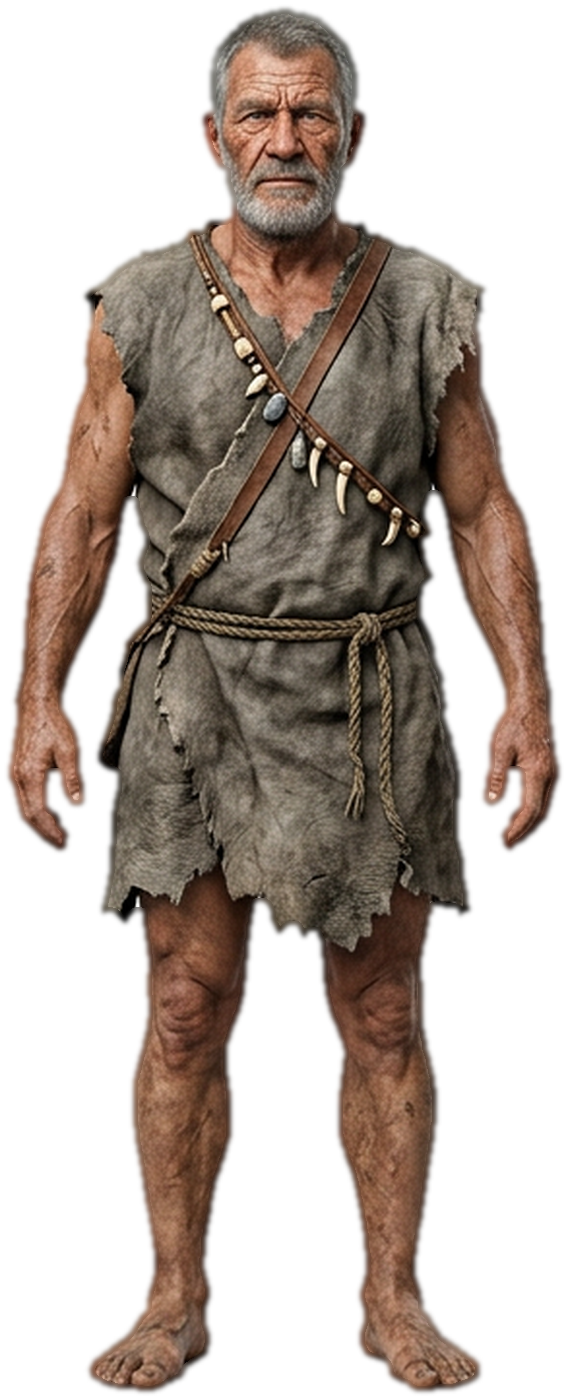
#> input picture video/ancient_survival_3d/photo/card_elder_stand.png, 568 x 1400 px, given in place of people_atlas.png, which was not available
$ python decontaminate.py
#> lines starting #> are read from the running program, lines starting #| are printed output that depends on the picture; after the words box and inside, x2 and y2 are one past the last pixel; in counts of white or black regions, pixels touching at a corner belong together; pictures that were not available may be replaced by others from this repository, and a replacement may not be noted
#!/usr/bin/env python3
"""Remove the studio backdrop from the cards' semi-transparent edge pixels.

A matte leaves a ring of half-transparent pixels that still carry the old
background colour. The rasteriser blends those pixels as-is, so every card used
to wear a pale halo along its silhouette. This bleeds the *interior* colour
outwards through the half-transparent ring (the standard decontamination step of
alpha compositing) and leaves fully opaque pixels untouched.

    python3 tools/decontaminate.py
"""

from __future__ import annotations

import json
from pathlib import Path

import numpy as np
from PIL import Image

HERE = Path(__file__).resolve().parent.parent
PHOTOS = HERE / "photo"


def _blur(x: np.ndarray) -> np.ndarray:
    """3x3 box blur, edge-clamped."""
    p = np.pad(x, ((1, 1), (1, 1)) + ((0, 0),) * (x.ndim - 2), mode="edge")
    out = np.zeros_like(x)
    for dy in range(3):
        for dx in range(3):
            out += p[dy:dy + x.shape[0], dx:dx + x.shape[1]]
    return out / 9.0


def clean(rgba: np.ndarray, rounds: int = 14) -> np.ndarray:
    rgb = rgba[..., :3].astype(np.float32) / 255.0
    a = rgba[..., 3].astype(np.float32) / 255.0
    solid = a > 0.97
    pre = rgb * a[..., None]
    aw = a.copy()
    for _ in range(rounds):
        pre = _blur(pre)
        aw = _blur(aw)
    fill = pre / np.maximum(aw[..., None], 1e-4)
    out = rgb.copy()
    edge = (~solid) & (a > 0.002)
    out[edge] = fill[edge]
    out[~edge] = np.clip(out[~edge], 0.0, 1.0)
    res = rgba.copy()
    res[..., :3] = np.round(np.clip(out, 0.0, 1.0) * 255.0).astype(np.uint8)
    return res


def main() -> None:
    cards = json.loads((PHOTOS / "people.json").read_text())["cards"]
#> (reads video/ancient_survival_3d/photo/people.json from the repository)
    atlas = np.array(Image.open(PHOTOS / "people_atlas.png").convert("RGBA"))
#> atlas is the input picture: shape (1400, 568, 4); mean R, G, B, A 56.8, 44.9, 36.8, 123
    for name, c in cards.items():
        x, y, w, h = c["rect"]
        patch = atlas[y:y + h, x:x + w]
        atlas[y:y + h, x:x + w] = clean(patch)
#> this loop made 2 passes
#> pass 1, in main, `patch = atlas[y:y + h, x:x + w]`:
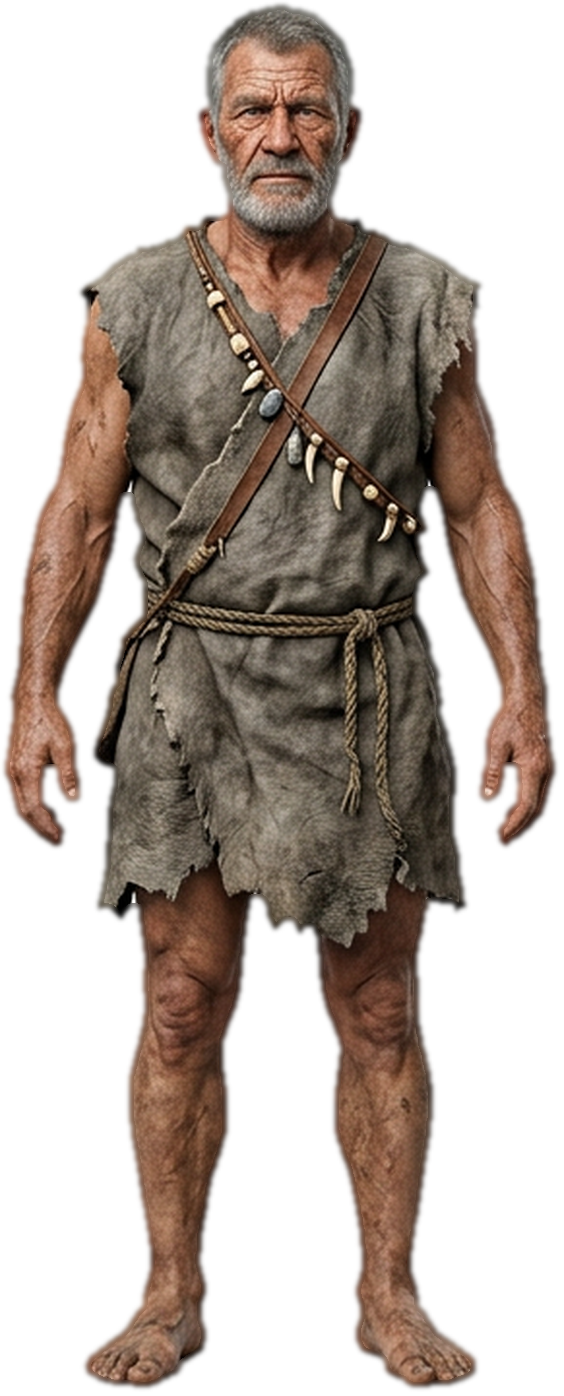
#> patch: shape (1396, 564, 4); mean R, G, B, A 57.4, 45.3, 37.2, 124.2; transparent parts drawn white
#> pass 1, in clean, `rgb = rgba[..., :3].astype(np.float32) / 255.0`:
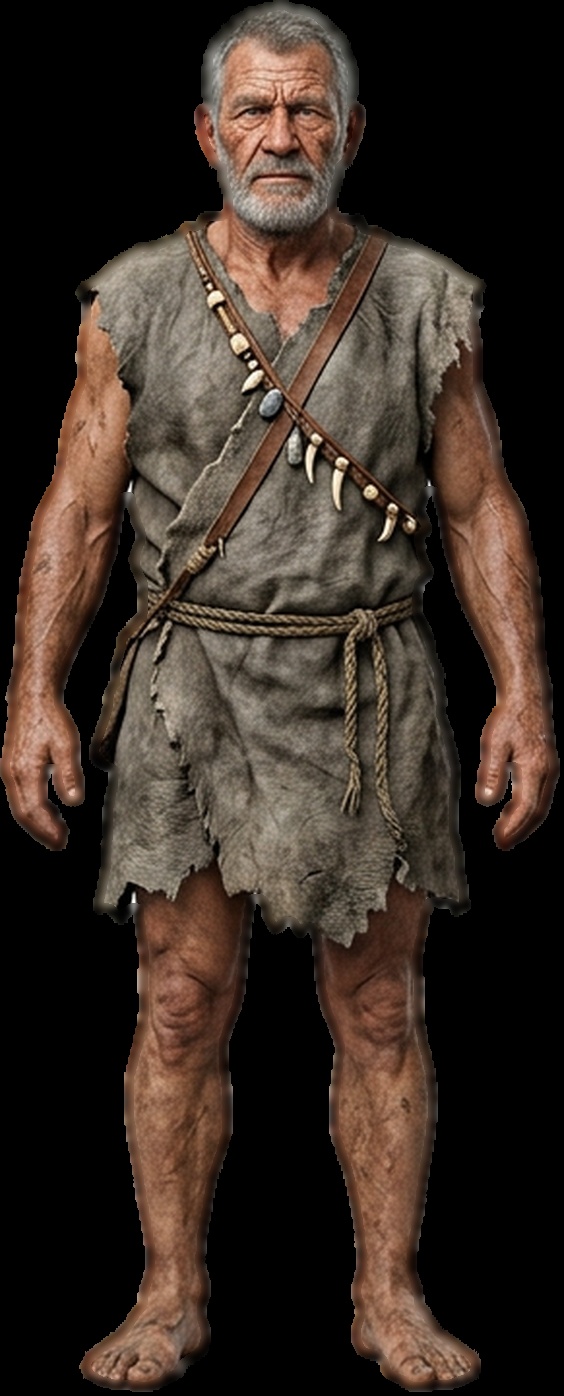
#> rgb: shape (1396, 564, 3) float32; mean R, G, B 0.225, 0.178, 0.146
#> pass 1, in clean, `a = rgba[..., 3].astype(np.float32) / 255.0`:
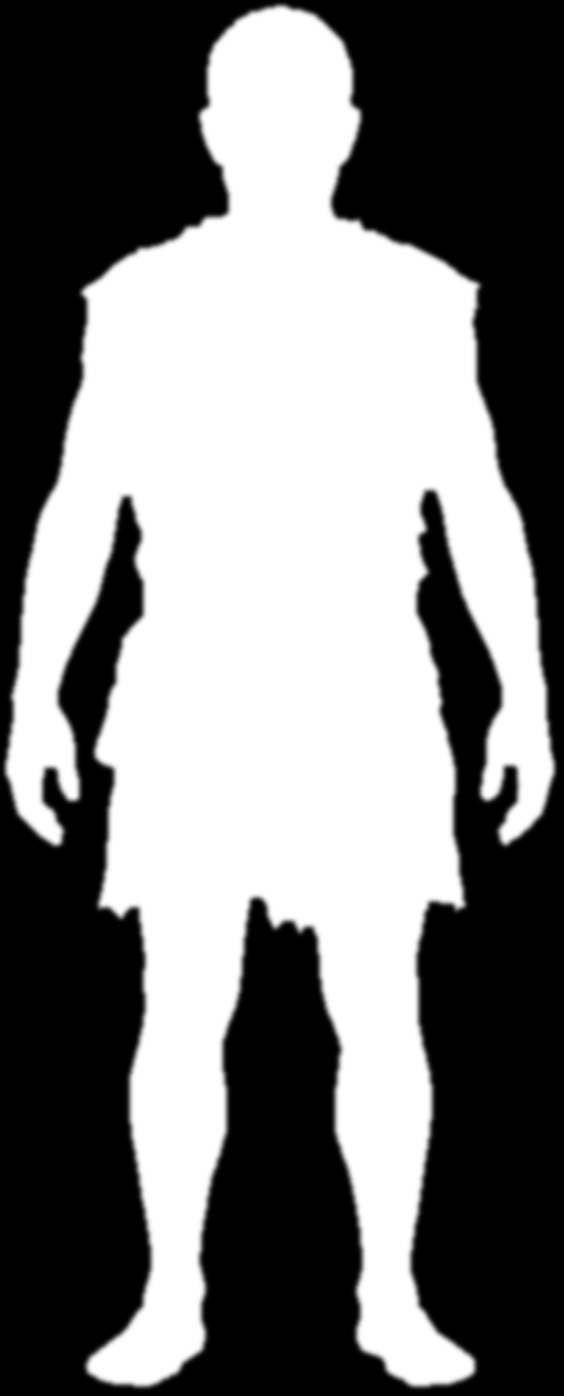
#> a: shape (1396, 564) float32; min 0, max 1, mean 0.487
#> pass 1, in clean, `solid = a > 0.97`:
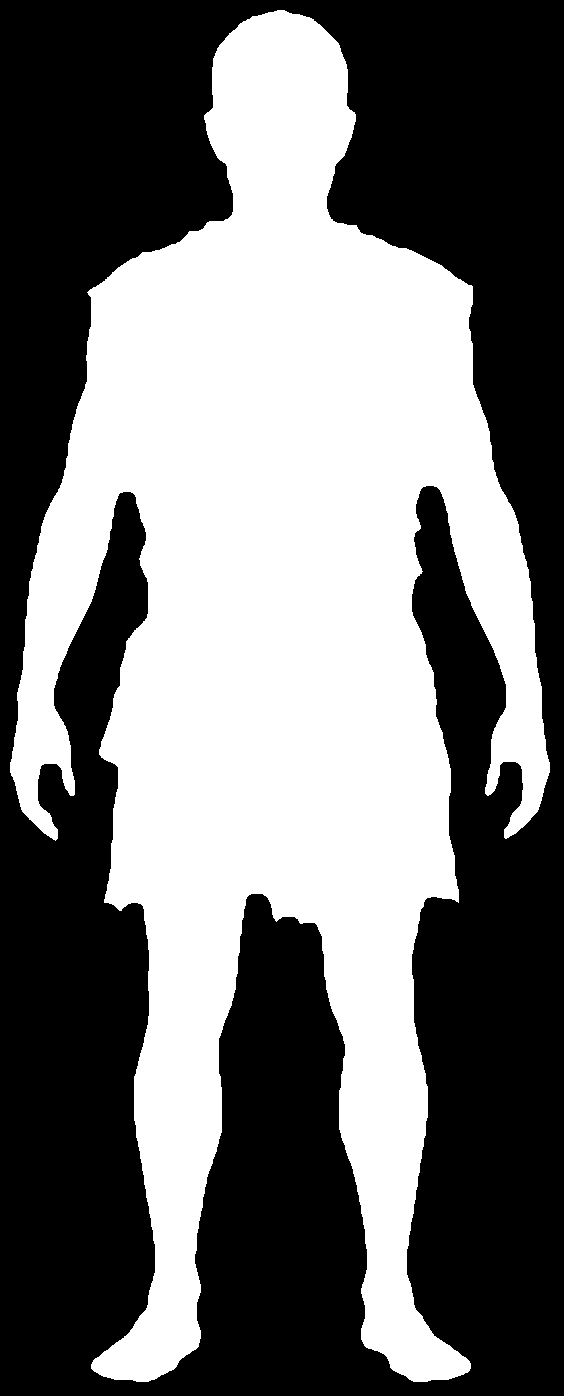
#> solid: shape (1396, 564) bool; 45.3% white; 1 white region, box (x1, y1, x2, y2) and area: (10, 10, 550, 1382) 356612
#> after the loop:
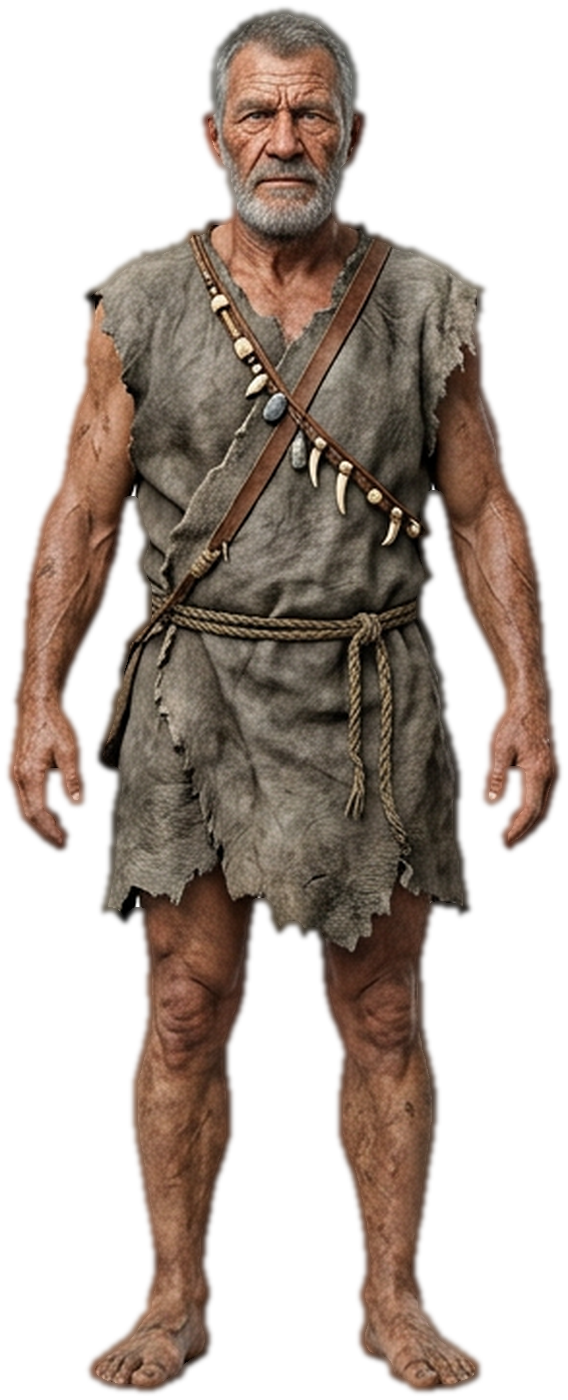
#> atlas: shape (1400, 568, 4); 8.19% of pixels changed, all inside (x1, y1, x2, y2) = (4, 4, 564, 1396); transparent parts drawn white
    Image.fromarray(atlas, "RGBA").save(PHOTOS / "people_atlas.png")
    for path in sorted(PHOTOS.glob("card_*.png")):
        im = Image.open(path).convert("RGBA")
        Image.fromarray(clean(np.asarray(im)), "RGBA").save(path)
    print("cleaned", len(cards), "cards")


if __name__ == "__main__":
#> (the run stopped early here; a loop or call above may not have finished)
